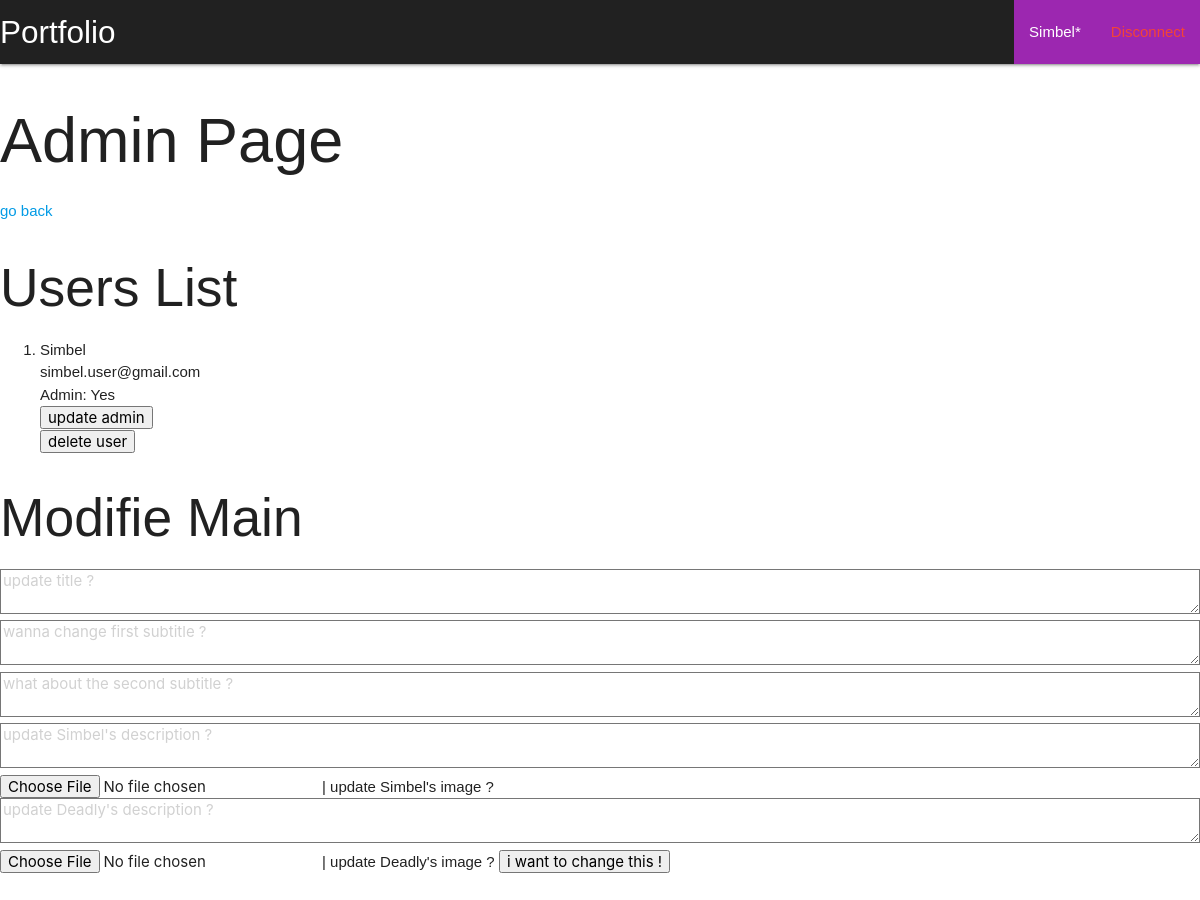
The app's page /admin.php (signed in, upper part), older data.
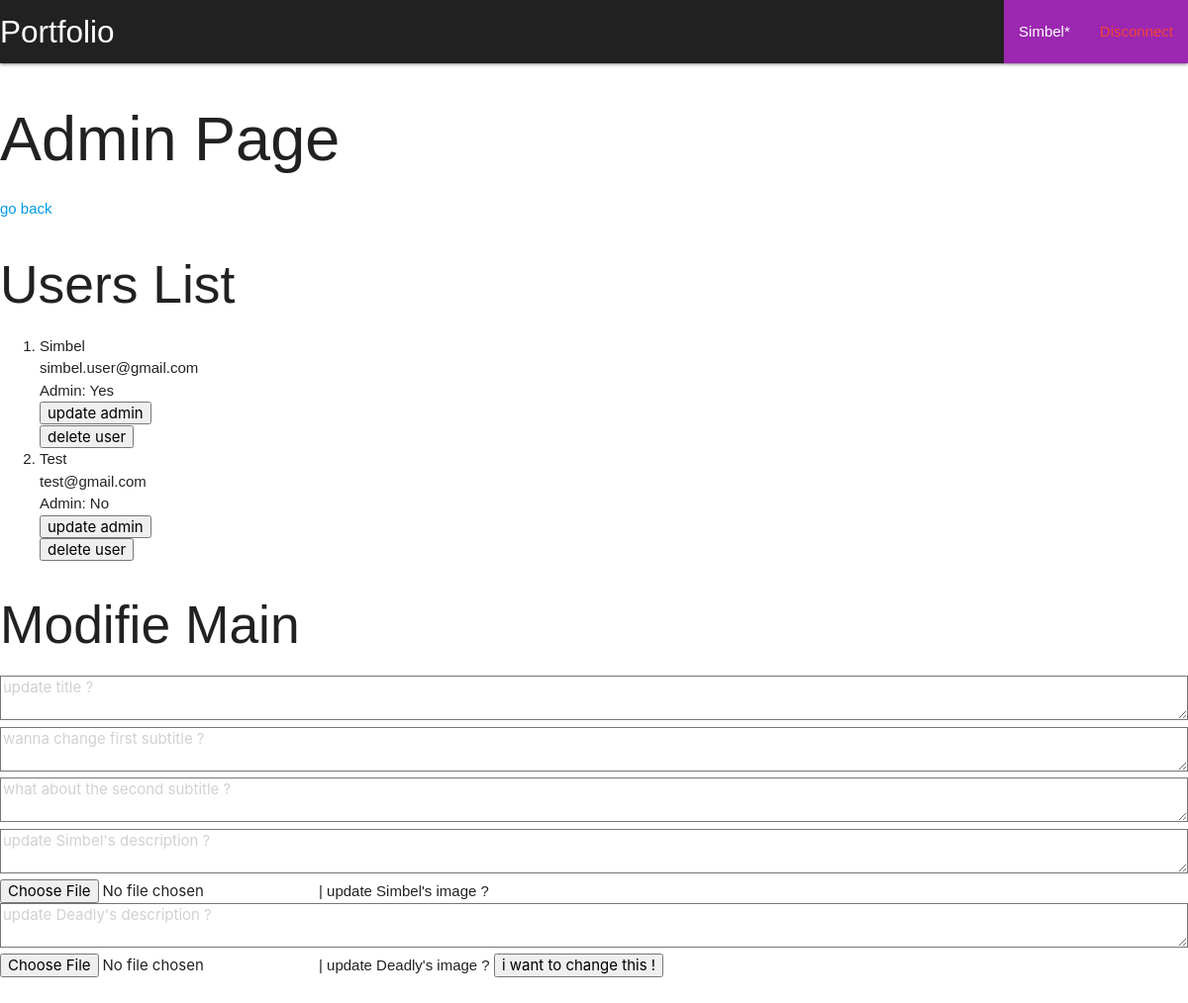
The same page, newer data.
### tables this page shows
CREATE TABLE `users` (
  `id` int(11) NOT NULL,
  `username` varchar(20) NOT NULL,
  `email` varchar(40) NOT NULL,
  `password` varchar(80) NOT NULL,
  `is_admin` tinyint(1) NOT NULL DEFAULT '0'
);

### admin.php (the view, shortened to what this page needs)
<!DOCTYPE html>
<html lang="EN">
    <head>
        <link type="text/css" rel="stylesheet" href="css/materialize.css">
        <link type="text/css" rel="stylesheet" href="css/style.css">
    </head>
    <body>
        <?php
            require_once "php/requires/config.php";
            require_once "php/requires/nav.php";
        ?>
        <h1>Admin Page</h1>
        <a href="index.php">go back</a>
        <h2>Users List</h2>
        <?php
        $sql = "SELECT * FROM users";
        $pre = $pdo->prepare($sql);
        $pre->execute();
        $userdata = $pre->fetchAll(PDO::FETCH_ASSOC); ?>
        <ol>
            <?php
            foreach($userdata as $user){ ?>
                <li><?php echo $user['username'] ?><br>
                <span class="email"><?php echo $user['email'] ?></span><br>
                Admin: <?php echo $user["is_admin"]==1?"Yes":"No" ?></li>
                <form method="post" action="php/actions/updateAdmin.php">
                    <input type='submit' value='update admin' />
                </form>
                <form method="post" action="php/actions/deleteUser.php">
                    <input type='submit' value='delete user' />
                </form>
            <?php } ?>
        </ol>
        <h2>Modifie Main</h2>
        <form method="post" action="php/actions/main_modifie.php" enctype="multipart/form-data">
            <textarea name="head1" type="text" placeholder="update title ?"></textarea>
            <textarea name="subtitle1" type="text" placeholder="wanna change first subtitle ?"></textarea>
            <textarea name="subtitle2" type="text" placeholder="what about the second subtitle ?"></textarea>
            <textarea name="simbelCardP" type="text" placeholder="update Simbel's description ?"></textarea>
            <input name="simbel-pdp.webmp" type="file">| update Simbel's image ?</input>
            <textarea name="deadlyCardP" type="text" placeholder="update Deadly's description ?"></textarea>
            <input name="deadly-pdp.png" type="file">| update Deadly's image ?</input>
            <button type="submit">i want to change this !</button>
        </form>
    </body>
</html>

Row changes from the older to the newer data that the page shows:
added users: username "Test", email "test@gmail.com", is_admin "No"
